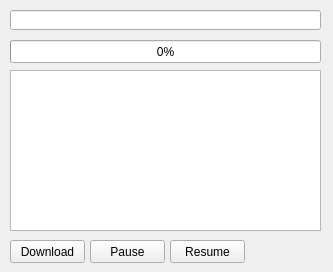
<?xml version="1.0" encoding="UTF-8"?>
<ui version="4.0">
    <class>Form</class>
    <widget class="QWidget" name="Form">
        <property name="geometry">
            <rect>
                <x>0</x>
                <y>0</y>
                <width>333</width>
                <height>272</height>
            </rect>
        </property>
        <property name="windowTitle">
            <string>QtDownloadManager</string>
        </property>
        <widget class="QProgressBar" name="progressBar">
            <property name="geometry">
                <rect>
                    <x>10</x>
                    <y>40</y>
                    <width>311</width>
                    <height>23</height>
                </rect>
            </property>
            <property name="value">
                <number>0</number>
            </property>
        </widget>
        <widget class="QPushButton" name="downloadUrl">
            <property name="geometry">
                <rect>
                    <x>10</x>
                    <y>240</y>
                    <width>75</width>
                    <height>23</height>
                </rect>
            </property>
            <property name="text">
                <string>Download</string>
            </property>
        </widget>
        <widget class="QPushButton" name="pauseDownload">
            <property name="geometry">
                <rect>
                    <x>90</x>
                    <y>240</y>
                    <width>75</width>
                    <height>23</height>
                </rect>
            </property>
            <property name="text">
                <string>Pause</string>
            </property>
        </widget>
        <widget class="QPushButton" name="resumeDownload">
            <property name="geometry">
                <rect>
                    <x>170</x>
                    <y>240</y>
                    <width>75</width>
                    <height>23</height>
                </rect>
            </property>
            <property name="text">
                <string>Resume</string>
            </property>
        </widget>
        <widget class="QLineEdit" name="urlEdit">
            <property name="geometry">
                <rect>
                    <x>10</x>
                    <y>10</y>
                    <width>311</width>
                    <height>20</height>
                </rect>
            </property>
        </widget>
        <widget class="QListView" name="listView">
            <property name="geometry">
                <rect>
                    <x>10</x>
                    <y>70</y>
                    <width>311</width>
                    <height>161</height>
                </rect>
            </property>
        </widget>
    </widget>
    <resources/>
    <connections/>
</ui>
